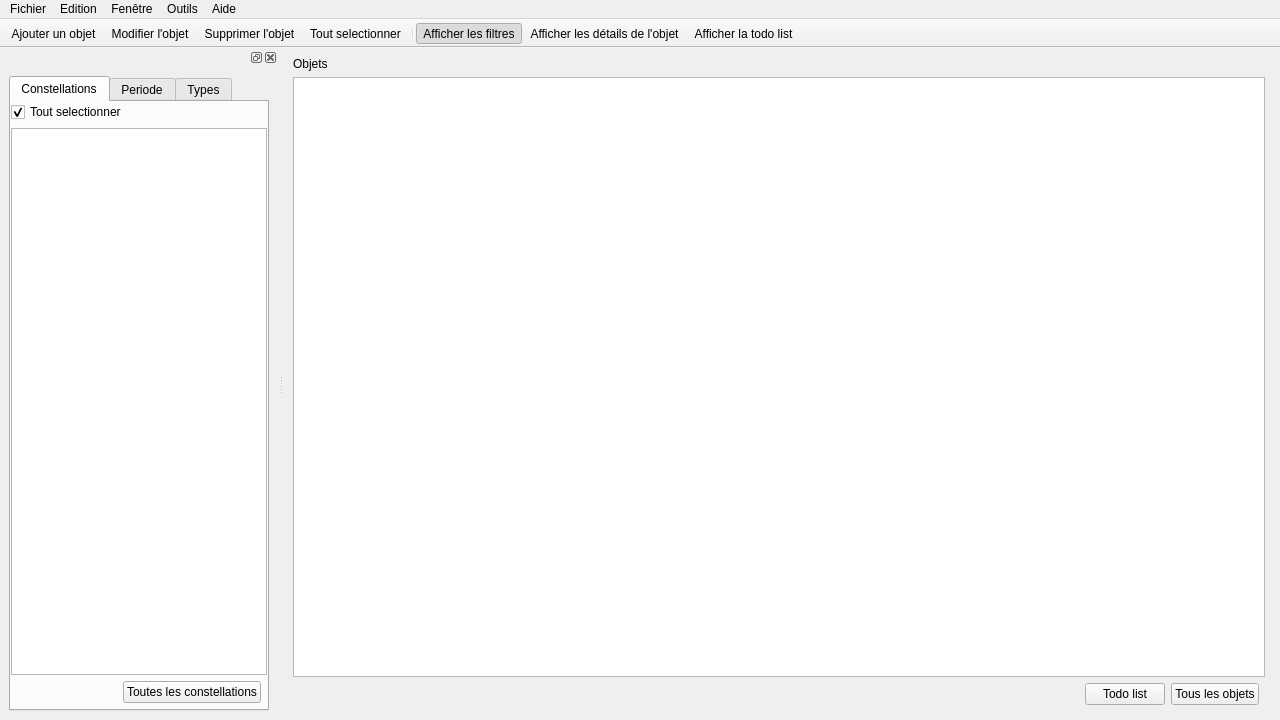
<?xml version="1.0" encoding="UTF-8"?>
<ui version="4.0">
 <class>MainWindow</class>
 <widget class="QMainWindow" name="MainWindow">
  <property name="geometry">
   <rect>
    <x>0</x>
    <y>0</y>
    <width>1280</width>
    <height>720</height>
   </rect>
  </property>
  <property name="windowTitle">
   <string>L'Observeur 2</string>
  </property>
  <property name="windowIcon">
   <iconset resource="ressources.qrc">
    <normaloff>:/Ressources/icons/icons8-telescope-96.png</normaloff>:/Ressources/icons/icons8-telescope-96.png</iconset>
  </property>
  <widget class="QWidget" name="centralwidget">
   <property name="sizePolicy">
    <sizepolicy hsizetype="Expanding" vsizetype="Expanding">
     <horstretch>1</horstretch>
     <verstretch>1</verstretch>
    </sizepolicy>
   </property>
   <layout class="QHBoxLayout" name="horizontalLayout_2">
    <item>
     <layout class="QVBoxLayout" name="verticalLayout_3">
      <property name="leftMargin">
       <number>0</number>
      </property>
      <property name="topMargin">
       <number>0</number>
      </property>
      <property name="rightMargin">
       <number>6</number>
      </property>
      <property name="bottomMargin">
       <number>0</number>
      </property>
      <item>
       <widget class="QLabel" name="label">
        <property name="text">
         <string>Objets</string>
        </property>
       </widget>
      </item>
      <item>
       <widget class="QTableView" name="objectTableView">
        <property name="sizePolicy">
         <sizepolicy hsizetype="Expanding" vsizetype="Expanding">
          <horstretch>0</horstretch>
          <verstretch>0</verstretch>
         </sizepolicy>
        </property>
        <property name="contextMenuPolicy">
         <enum>Qt::CustomContextMenu</enum>
        </property>
        <property name="selectionBehavior">
         <enum>QAbstractItemView::SelectRows</enum>
        </property>
        <property name="sortingEnabled">
         <bool>true</bool>
        </property>
       </widget>
      </item>
      <item>
       <layout class="QHBoxLayout" name="horizontalLayout_4">
        <property name="leftMargin">
         <number>6</number>
        </property>
        <property name="rightMargin">
         <number>6</number>
        </property>
        <property name="bottomMargin">
         <number>6</number>
        </property>
        <item>
         <spacer name="horizontalSpacer_3">
          <property name="orientation">
           <enum>Qt::Horizontal</enum>
          </property>
          <property name="sizeHint" stdset="0">
           <size>
            <width>40</width>
            <height>20</height>
           </size>
          </property>
         </spacer>
        </item>
        <item>
         <widget class="QPushButton" name="pushButton">
          <property name="text">
           <string>Todo list</string>
          </property>
          <property name="icon">
           <iconset resource="ressources.qrc">
            <normaloff>:/Ressources/icons/icons8-todo-list-96.png</normaloff>:/Ressources/icons/icons8-todo-list-96.png</iconset>
          </property>
         </widget>
        </item>
        <item>
         <widget class="QPushButton" name="AllObjectsPushButton">
          <property name="text">
           <string>Tous les objets</string>
          </property>
          <property name="icon">
           <iconset resource="ressources.qrc">
            <normaloff>:/Ressources/icons/icons8-show-property-96.png</normaloff>:/Ressources/icons/icons8-show-property-96.png</iconset>
          </property>
         </widget>
        </item>
       </layout>
      </item>
     </layout>
    </item>
   </layout>
  </widget>
  <widget class="QMenuBar" name="menubar">
   <property name="geometry">
    <rect>
     <x>0</x>
     <y>0</y>
     <width>1280</width>
     <height>20</height>
    </rect>
   </property>
   <widget class="QMenu" name="menuFichier">
    <property name="title">
     <string>Fichier</string>
    </property>
    <addaction name="actionQuitter"/>
    <addaction name="actionParam_tre"/>
   </widget>
   <widget class="QMenu" name="menuAide">
    <property name="title">
     <string>Aide</string>
    </property>
    <addaction name="actionAide_en_ligne"/>
    <addaction name="actionA_propos"/>
   </widget>
   <widget class="QMenu" name="menuAffichage">
    <property name="title">
     <string>Fenêtre</string>
    </property>
    <widget class="QMenu" name="menuTh_me">
     <property name="title">
      <string>Thème</string>
     </property>
     <property name="icon">
      <iconset resource="ressources.qrc">
       <normaloff>:/Ressources/icons/icons8-change-theme-96.png</normaloff>:/Ressources/icons/icons8-change-theme-96.png</iconset>
     </property>
     <addaction name="actionLight"/>
     <addaction name="actionDark"/>
     <addaction name="actionNight_vision"/>
    </widget>
    <addaction name="actionAfficher_les_filtres"/>
    <addaction name="actionAfficher_toute_les_constellations"/>
    <addaction name="actionAfficher_tous_les_types"/>
    <addaction name="actionAfficher_tous_les_objets"/>
    <addaction name="actionAfficher_les_d_tails_de_l_objet"/>
    <addaction name="actionAfficher_la_todo_list"/>
    <addaction name="separator"/>
    <addaction name="menuTh_me"/>
   </widget>
   <widget class="QMenu" name="menuEdition">
    <property name="title">
     <string>Edition</string>
    </property>
    <addaction name="actionNouvel_objet"/>
    <addaction name="actionModifier_un_objet"/>
    <addaction name="actionSupprimer_un_objet"/>
    <addaction name="actionTout_selectionner"/>
    <addaction name="actionEditer_les_cartes"/>
   </widget>
   <widget class="QMenu" name="menuOutils">
    <property name="title">
     <string>Outils</string>
    </property>
    <addaction name="actionCalculs_pour_instruments"/>
    <addaction name="actionCalculs_solaires"/>
   </widget>
   <addaction name="menuFichier"/>
   <addaction name="menuEdition"/>
   <addaction name="menuAffichage"/>
   <addaction name="menuOutils"/>
   <addaction name="menuAide"/>
  </widget>
  <widget class="QToolBar" name="toolBar">
   <property name="windowTitle">
    <string>toolBar</string>
   </property>
   <property name="movable">
    <bool>false</bool>
   </property>
   <property name="iconSize">
    <size>
     <width>32</width>
     <height>32</height>
    </size>
   </property>
   <attribute name="toolBarArea">
    <enum>TopToolBarArea</enum>
   </attribute>
   <attribute name="toolBarBreak">
    <bool>false</bool>
   </attribute>
   <addaction name="actionNouvel_objet"/>
   <addaction name="actionModifier_un_objet"/>
   <addaction name="actionSupprimer_un_objet"/>
   <addaction name="actionTout_selectionner"/>
   <addaction name="separator"/>
   <addaction name="actionAfficher_les_filtres"/>
   <addaction name="actionAfficher_les_d_tails_de_l_objet"/>
   <addaction name="actionAfficher_la_todo_list"/>
  </widget>
  <widget class="QDockWidget" name="filterDockWidget">
   <attribute name="dockWidgetArea">
    <number>1</number>
   </attribute>
   <widget class="QWidget" name="dockWidgetContents_3">
    <layout class="QGridLayout" name="gridLayout">
     <item row="0" column="0">
      <widget class="QTabWidget" name="tabWidget">
       <property name="enabled">
        <bool>true</bool>
       </property>
       <property name="sizePolicy">
        <sizepolicy hsizetype="Expanding" vsizetype="Expanding">
         <horstretch>100</horstretch>
         <verstretch>100</verstretch>
        </sizepolicy>
       </property>
       <property name="autoFillBackground">
        <bool>false</bool>
       </property>
       <property name="tabPosition">
        <enum>QTabWidget::North</enum>
       </property>
       <property name="currentIndex">
        <number>0</number>
       </property>
       <widget class="QWidget" name="Constellations">
        <attribute name="icon">
         <iconset resource="ressources.qrc">
          <normaloff>:/Ressources/icons/icons8-constellation-96.png</normaloff>:/Ressources/icons/icons8-constellation-96.png</iconset>
        </attribute>
        <attribute name="title">
         <string>Constellations</string>
        </attribute>
        <layout class="QVBoxLayout" name="verticalLayout">
         <property name="leftMargin">
          <number>0</number>
         </property>
         <property name="topMargin">
          <number>0</number>
         </property>
         <property name="rightMargin">
          <number>0</number>
         </property>
         <property name="bottomMargin">
          <number>0</number>
         </property>
         <item>
          <widget class="QCheckBox" name="AllConstellationCheckBox">
           <property name="text">
            <string>Tout selectionner</string>
           </property>
           <property name="checked">
            <bool>true</bool>
           </property>
           <property name="tristate">
            <bool>true</bool>
           </property>
          </widget>
         </item>
         <item>
          <widget class="QListWidget" name="ConstellationListWidget"/>
         </item>
         <item>
          <layout class="QHBoxLayout" name="horizontalLayout">
           <property name="leftMargin">
            <number>6</number>
           </property>
           <property name="topMargin">
            <number>0</number>
           </property>
           <property name="rightMargin">
            <number>6</number>
           </property>
           <property name="bottomMargin">
            <number>6</number>
           </property>
           <item>
            <spacer name="horizontalSpacer_2">
             <property name="orientation">
              <enum>Qt::Horizontal</enum>
             </property>
             <property name="sizeHint" stdset="0">
              <size>
               <width>40</width>
               <height>20</height>
              </size>
             </property>
            </spacer>
           </item>
           <item>
            <widget class="QPushButton" name="AllConsellationsButton">
             <property name="text">
              <string>Toutes les constellations</string>
             </property>
             <property name="icon">
              <iconset resource="ressources.qrc">
               <normaloff>:/Ressources/icons/icons8-constellation-96.png</normaloff>:/Ressources/icons/icons8-constellation-96.png</iconset>
             </property>
            </widget>
           </item>
          </layout>
         </item>
        </layout>
       </widget>
       <widget class="QWidget" name="Periode">
        <attribute name="icon">
         <iconset resource="ressources.qrc">
          <normaloff>:/Ressources/icons/icons8-event-96.png</normaloff>:/Ressources/icons/icons8-event-96.png</iconset>
        </attribute>
        <attribute name="title">
         <string>Periode</string>
        </attribute>
       </widget>
       <widget class="QWidget" name="Types">
        <attribute name="icon">
         <iconset resource="ressources.qrc">
          <normaloff>:/Ressources/icons/icons8-nebula-96.png</normaloff>:/Ressources/icons/icons8-nebula-96.png</iconset>
        </attribute>
        <attribute name="title">
         <string>Types</string>
        </attribute>
        <layout class="QVBoxLayout" name="verticalLayout_2">
         <property name="leftMargin">
          <number>0</number>
         </property>
         <property name="topMargin">
          <number>0</number>
         </property>
         <property name="rightMargin">
          <number>0</number>
         </property>
         <property name="bottomMargin">
          <number>0</number>
         </property>
         <item>
          <widget class="QCheckBox" name="AllTypeCheckBox">
           <property name="text">
            <string>Tout selectionner</string>
           </property>
           <property name="checked">
            <bool>true</bool>
           </property>
          </widget>
         </item>
         <item>
          <widget class="QListWidget" name="TypeListWidget"/>
         </item>
         <item>
          <layout class="QHBoxLayout" name="horizontalLayout_3">
           <property name="leftMargin">
            <number>6</number>
           </property>
           <property name="topMargin">
            <number>0</number>
           </property>
           <property name="rightMargin">
            <number>6</number>
           </property>
           <property name="bottomMargin">
            <number>6</number>
           </property>
           <item>
            <spacer name="horizontalSpacer">
             <property name="orientation">
              <enum>Qt::Horizontal</enum>
             </property>
             <property name="sizeHint" stdset="0">
              <size>
               <width>40</width>
               <height>20</height>
              </size>
             </property>
            </spacer>
           </item>
           <item>
            <widget class="QPushButton" name="AllTypesButton">
             <property name="text">
              <string>Tous les types</string>
             </property>
             <property name="icon">
              <iconset resource="ressources.qrc">
               <normaloff>:/Ressources/icons/icons8-nebula-96.png</normaloff>:/Ressources/icons/icons8-nebula-96.png</iconset>
             </property>
            </widget>
           </item>
          </layout>
         </item>
        </layout>
       </widget>
      </widget>
     </item>
    </layout>
   </widget>
  </widget>
  <action name="actionQuitter">
   <property name="icon">
    <iconset resource="ressources.qrc">
     <normaloff>:/Ressources/icons/icons8-close-window-96.png</normaloff>:/Ressources/icons/icons8-close-window-96.png</iconset>
   </property>
   <property name="text">
    <string>Quitter</string>
   </property>
  </action>
  <action name="actionA_propos">
   <property name="icon">
    <iconset resource="ressources.qrc">
     <normaloff>:/Ressources/icons/icons8-info-96.png</normaloff>:/Ressources/icons/icons8-info-96.png</iconset>
   </property>
   <property name="text">
    <string>A propos</string>
   </property>
  </action>
  <action name="actionLight">
   <property name="icon">
    <iconset resource="ressources.qrc">
     <normaloff>:/Ressources/icons/icons8-luke-skywalker-96.png</normaloff>:/Ressources/icons/icons8-luke-skywalker-96.png</iconset>
   </property>
   <property name="text">
    <string>Light</string>
   </property>
  </action>
  <action name="actionDark">
   <property name="icon">
    <iconset resource="ressources.qrc">
     <normaloff>:/Ressources/icons/icons8-darth-vader-96.png</normaloff>:/Ressources/icons/icons8-darth-vader-96.png</iconset>
   </property>
   <property name="text">
    <string>Dark</string>
   </property>
  </action>
  <action name="actionNight_vision">
   <property name="enabled">
    <bool>true</bool>
   </property>
   <property name="icon">
    <iconset resource="ressources.qrc">
     <normaloff>:/Ressources/icons/icons8-vision-96.png</normaloff>:/Ressources/icons/icons8-vision-96.png</iconset>
   </property>
   <property name="text">
    <string>Night vision</string>
   </property>
  </action>
  <action name="actionNouvel_objet">
   <property name="icon">
    <iconset resource="ressources.qrc">
     <normaloff>:/Ressources/icons/icons8-add-property-96.png</normaloff>:/Ressources/icons/icons8-add-property-96.png</iconset>
   </property>
   <property name="text">
    <string>Ajouter un objet</string>
   </property>
  </action>
  <action name="actionTout_selectionner">
   <property name="icon">
    <iconset resource="ressources.qrc">
     <normaloff>:/Ressources/icons/icons8-select-all-96.png</normaloff>:/Ressources/icons/icons8-select-all-96.png</iconset>
   </property>
   <property name="text">
    <string>Tout selectionner</string>
   </property>
   <property name="shortcut">
    <string>Ctrl+A</string>
   </property>
  </action>
  <action name="actionAide_en_ligne">
   <property name="icon">
    <iconset resource="ressources.qrc">
     <normaloff>:/Ressources/icons/icons8-user-manual-96.png</normaloff>:/Ressources/icons/icons8-user-manual-96.png</iconset>
   </property>
   <property name="text">
    <string>Aide en ligne</string>
   </property>
   <property name="shortcut">
    <string>F1</string>
   </property>
  </action>
  <action name="actionSupprimer_un_objet">
   <property name="icon">
    <iconset resource="ressources.qrc">
     <normaloff>:/Ressources/icons/icons8-remove-property-96.png</normaloff>:/Ressources/icons/icons8-remove-property-96.png</iconset>
   </property>
   <property name="text">
    <string>Supprimer l'objet</string>
   </property>
   <property name="shortcut">
    <string>Del</string>
   </property>
  </action>
  <action name="actionModifier_un_objet">
   <property name="icon">
    <iconset resource="ressources.qrc">
     <normaloff>:/Ressources/icons/icons8-edit-property-96.png</normaloff>:/Ressources/icons/icons8-edit-property-96.png</iconset>
   </property>
   <property name="text">
    <string>Modifier l'objet</string>
   </property>
  </action>
  <action name="actionAfficher_toute_les_constellations">
   <property name="icon">
    <iconset resource="ressources.qrc">
     <normaloff>:/Ressources/icons/icons8-constellation-96.png</normaloff>:/Ressources/icons/icons8-constellation-96.png</iconset>
   </property>
   <property name="text">
    <string>Afficher toute les constellations</string>
   </property>
  </action>
  <action name="actionAfficher_tous_les_types">
   <property name="icon">
    <iconset resource="ressources.qrc">
     <normaloff>:/Ressources/icons/icons8-nebula-96.png</normaloff>:/Ressources/icons/icons8-nebula-96.png</iconset>
   </property>
   <property name="text">
    <string>Afficher tous les types</string>
   </property>
  </action>
  <action name="actionAfficher_tous_les_objets">
   <property name="icon">
    <iconset resource="ressources.qrc">
     <normaloff>:/Ressources/icons/icons8-show-property-96.png</normaloff>:/Ressources/icons/icons8-show-property-96.png</iconset>
   </property>
   <property name="text">
    <string>Afficher tous les objets</string>
   </property>
  </action>
  <action name="actionAfficher_la_todo_list">
   <property name="icon">
    <iconset resource="ressources.qrc">
     <normaloff>:/Ressources/icons/icons8-todo-list-96.png</normaloff>:/Ressources/icons/icons8-todo-list-96.png</iconset>
   </property>
   <property name="text">
    <string>Afficher la todo list</string>
   </property>
  </action>
  <action name="actionAfficher_les_d_tails_de_l_objet">
   <property name="icon">
    <iconset resource="ressources.qrc">
     <normaloff>:/Ressources/icons/icons8-show-property-96.png</normaloff>:/Ressources/icons/icons8-show-property-96.png</iconset>
   </property>
   <property name="text">
    <string>Afficher les détails de l'objet</string>
   </property>
  </action>
  <action name="actionParam_tre">
   <property name="icon">
    <iconset resource="ressources.qrc">
     <normaloff>:/Ressources/icons/icons8-settings-96.png</normaloff>:/Ressources/icons/icons8-settings-96.png</iconset>
   </property>
   <property name="text">
    <string>Paramètre</string>
   </property>
   <property name="shortcut">
    <string>Ctrl+S</string>
   </property>
  </action>
  <action name="actionEditer_les_cartes">
   <property name="icon">
    <iconset resource="ressources.qrc">
     <normaloff>:/Ressources/icons/icons8-edition-de-la-carte-96.png</normaloff>:/Ressources/icons/icons8-edition-de-la-carte-96.png</iconset>
   </property>
   <property name="text">
    <string>Editer les cartes</string>
   </property>
  </action>
  <action name="actionCalculs_pour_instruments">
   <property name="icon">
    <iconset resource="ressources.qrc">
     <normaloff>:/Ressources/icons/icons8-telescope-96.png</normaloff>:/Ressources/icons/icons8-telescope-96.png</iconset>
   </property>
   <property name="text">
    <string>Calculs pour instruments</string>
   </property>
  </action>
  <action name="actionAfficher_les_filtres">
   <property name="checkable">
    <bool>true</bool>
   </property>
   <property name="checked">
    <bool>true</bool>
   </property>
   <property name="enabled">
    <bool>true</bool>
   </property>
   <property name="icon">
    <iconset resource="ressources.qrc">
     <normaloff>:/Ressources/icons/icons8-filtre-rempli-96.png</normaloff>:/Ressources/icons/icons8-filtre-rempli-96.png</iconset>
   </property>
   <property name="text">
    <string>Afficher les filtres</string>
   </property>
  </action>
  <action name="actionCalculs_solaires">
   <property name="icon">
    <iconset resource="ressources.qrc">
     <normaloff>:/Ressources/icons/icons8-soleil-96.png</normaloff>:/Ressources/icons/icons8-soleil-96.png</iconset>
   </property>
   <property name="text">
    <string>Calculs solaires</string>
   </property>
  </action>
 </widget>
 <resources>
  <include location="ressources.qrc"/>
 </resources>
 <connections>
  <connection>
   <sender>actionAfficher_les_filtres</sender>
   <signal>toggled(bool)</signal>
   <receiver>filterDockWidget</receiver>
   <slot>setVisible(bool)</slot>
   <hints>
    <hint type="sourcelabel">
     <x>-1</x>
     <y>-1</y>
    </hint>
    <hint type="destinationlabel">
     <x>195</x>
     <y>393</y>
    </hint>
   </hints>
  </connection>
  <connection>
   <sender>filterDockWidget</sender>
   <signal>visibilityChanged(bool)</signal>
   <receiver>actionAfficher_les_filtres</receiver>
   <slot>setChecked(bool)</slot>
   <hints>
    <hint type="sourcelabel">
     <x>195</x>
     <y>393</y>
    </hint>
    <hint type="destinationlabel">
     <x>-1</x>
     <y>-1</y>
    </hint>
   </hints>
  </connection>
 </connections>
</ui>
